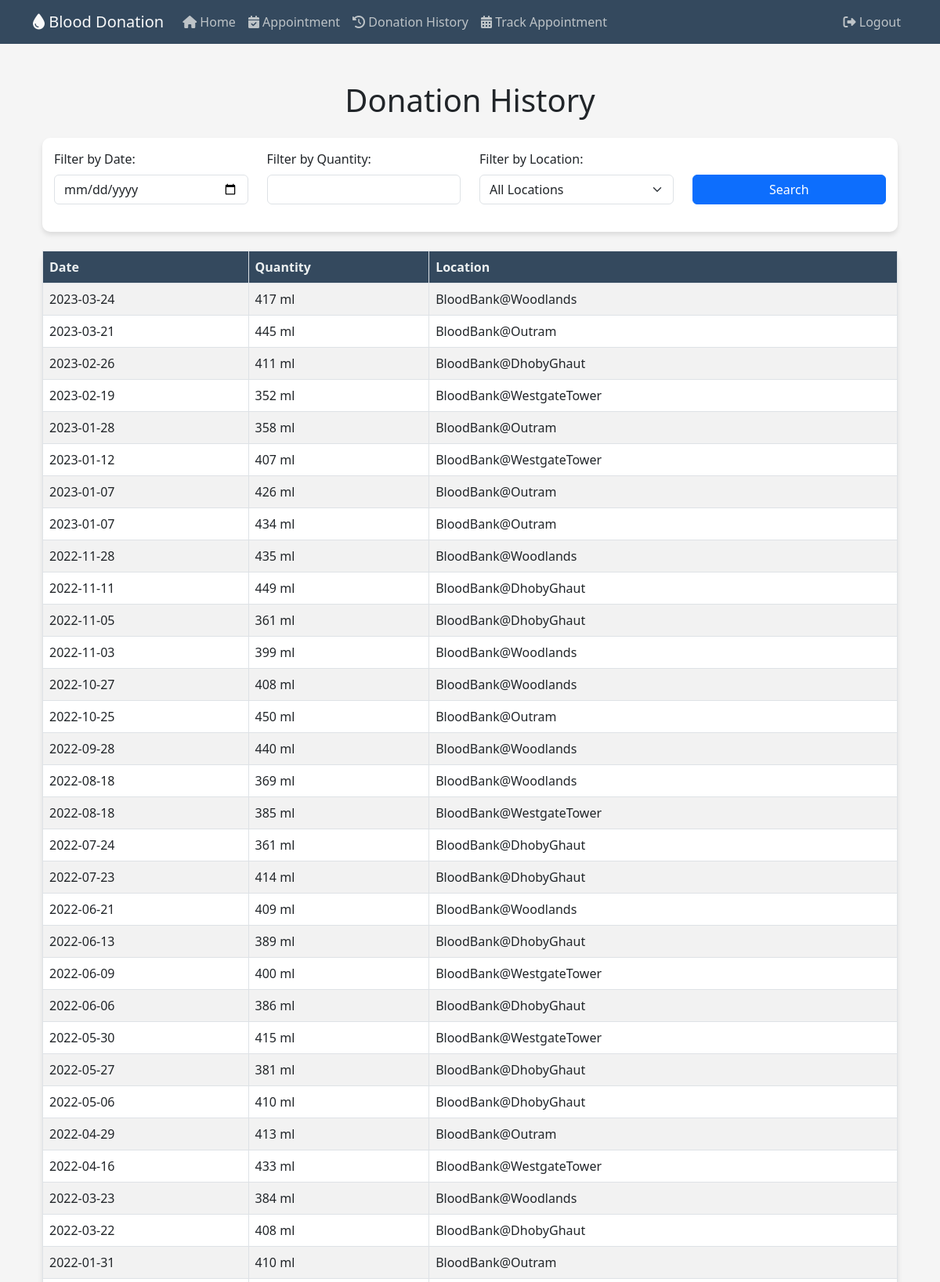
/donationhistory (signed in, upper part), run on the app's committed database.
### website/models.py (models this page shows)
class Donations(db.Model):
    DonationID = db.Column(db.Integer, primary_key=True, autoincrement=True)
    DonorID = db.Column(db.Integer, db.ForeignKey('donors.DonorID'))
    DonationDate = db.Column(db.Date, nullable=False)
    Quantity = db.Column(db.Integer, nullable=False)
    Location = db.Column(db.String(50), nullable=False)

### website/views.py (the view)
@views.route('/donationhistory')
def donationhistory():
    logged_in_user_email = session['email']
    user = Users.get_by_email(logged_in_user_email)
    donor_id = user.donor.DonorID
    stmt = select(Donations.DonationDate, Donations.Quantity, Donations.Location).where(Donations.DonorID == donor_id).order_by(Donations.DonationDate.desc())
    result = db.session.execute(stmt)
    donations = result.fetchall()
    return render_template('donationhistory.html', donations=donations)

### website/models.py (called while the page is built)
    def get_by_email(email):
        return Users.query.filter_by(Email=email).first()

### website/templates/donationhistory.html (shortened to what this page needs)
{% extends "base.html" %}
{% block text %}
<div class="container my-5">
    <h1 class="mb-4">Donation History</h1>
    <div class="form-custom mb-4">
        <div class="row">
            <div class="col-md-3 filter-input">
                <label for="filter-date" class="form-label">Filter by Date:</label>
                <input type="date" class="form-control" id="filter-date">
            </div>
            <div class="col-md-3 filter-input">
                <label for="filter-quantity" class="form-label">Filter by Quantity:</label>
                <input type="number" class="form-control" id="filter-quantity">
            </div>
            <div class="col-md-3 filter-input">
                <label for="filter-location" class="form-label">Filter by Location:</label>
                <select class="form-select" id="filter-location">
                    <option value="">All Locations</option>
                </select>
            </div>
            <div class="col-md-3 filter-input d-flex align-items-end">
                <button class="btn btn-primary" id="search-btn">Search</button>
            </div>
        </div>
    </div>
    <table class="table table-striped table-bordered table-custom">
        <thead>
            <tr>
                <th>Date</th>
                <th>Quantity</th>
                <th>Location</th>
            </tr>
        </thead>
        <tbody>
            {% for donation in donations %}
                <tr>
                    <td>{{ donation[0] }}</td>
                    <td>{{ donation[1] }} ml</td>
                    <td>{{ donation[2] }}</td>
                </tr>
            {% else %}
                <tr>
                    <td colspan="3" class="text-center">No donations available</td>
                </tr>
            {% endfor %}
        </tbody>
    </table>
</div>
{% endblock %}

### website/static/styles.css (style rules this page uses)
body { font-family: 'Poppins', sans-serif; background-color: #f5f5f5 !important; }
h1 { font-size: 36px; margin: 20px 0; text-align: center; color: #4a4a4a; }
.btn-primary { background-color: #007bff; border-color: #007bff; transition: background-color 0.3s, border-color 0.3s; }

### website/templates/donationhistory.html (style rules this page uses)
.table-custom { background-color: #fff; border-radius: 10px; box-shadow: 0 4px 6px rgba(0, 0, 0, 0.1); }
.table-custom thead th { background-color: #34495e; color: #ecf0f1; }
.form-custom { padding: 15px; background-color: #fff; border-radius: 10px; box-shadow: 0 4px 6px rgba(0, 0, 0, 0.1); }
.filter-input { margin-bottom: 20px; }
#search-btn { width: 100%; margin-top: 30px; }

### data on the page
Donations: DonationDate "2023-03-24", Quantity "417", Location "BloodBank@Woodlands"
Donations: DonationDate "2023-03-21", Quantity "445", Location "BloodBank@Outram"
Donations: DonationDate "2023-02-26", Quantity "411", Location "BloodBank@DhobyGhaut"
Donations: DonationDate "2023-02-19", Quantity "352", Location "BloodBank@WestgateTower"
Donations: DonationDate "2023-01-28", Quantity "358", Location "BloodBank@Outram"
Donations: DonationDate "2023-01-12", Quantity "407", Location "BloodBank@WestgateTower"
Donations: DonationDate "2023-01-07", Quantity "426", Location "BloodBank@Outram"
Donations: DonationDate "2023-01-07", Quantity "434", Location "BloodBank@Outram"
Donations: DonationDate "2022-11-28", Quantity "435", Location "BloodBank@Woodlands"
Donations: DonationDate "2022-11-11", Quantity "449", Location "BloodBank@DhobyGhaut"
Donations: DonationDate "2022-11-05", Quantity "361", Location "BloodBank@DhobyGhaut"
Donations: DonationDate "2022-11-03", Quantity "399", Location "BloodBank@Woodlands"
Donations: DonationDate "2022-10-27", Quantity "408", Location "BloodBank@Woodlands"
Donations: DonationDate "2022-10-25", Quantity "450", Location "BloodBank@Outram"
Donations: DonationDate "2022-09-28", Quantity "440", Location "BloodBank@Woodlands"
Donations: DonationDate "2022-08-18", Quantity "369", Location "BloodBank@Woodlands"
Donations: DonationDate "2022-08-18", Quantity "385", Location "BloodBank@WestgateTower"
Donations: DonationDate "2022-07-24", Quantity "361", Location "BloodBank@DhobyGhaut"
Donations: DonationDate "2022-07-23", Quantity "414", Location "BloodBank@DhobyGhaut"
Donations: DonationDate "2022-06-21", Quantity "409", Location "BloodBank@Woodlands"
Donations: DonationDate "2022-06-13", Quantity "389", Location "BloodBank@DhobyGhaut"
Donations: DonationDate "2022-06-09", Quantity "400", Location "BloodBank@WestgateTower"
Donations: DonationDate "2022-06-06", Quantity "386", Location "BloodBank@DhobyGhaut"
Donations: DonationDate "2022-05-30", Quantity "415", Location "BloodBank@WestgateTower"
Donations: DonationDate "2022-05-27", Quantity "381", Location "BloodBank@DhobyGhaut"
Donations: DonationDate "2022-05-06", Quantity "410", Location "BloodBank@DhobyGhaut"
Donations: DonationDate "2022-04-29", Quantity "413", Location "BloodBank@Outram"
Donations: DonationDate "2022-04-16", Quantity "433", Location "BloodBank@WestgateTower"
Donations: DonationDate "2022-03-23", Quantity "384", Location "BloodBank@Woodlands"
Donations: DonationDate "2022-03-22", Quantity "408", Location "BloodBank@DhobyGhaut"
Donations: DonationDate "2022-01-31", Quantity "410", Location "BloodBank@Outram"
